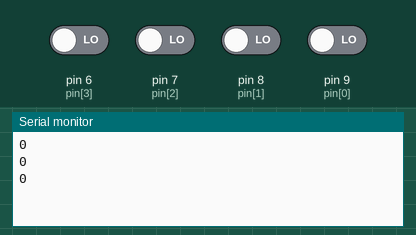
Simulated run of this sketch. Board: Arduino Uno, built with avr-gcc and run on an emulated ATmega328P. Shown: the last lines printed to the serial monitor. The test bench sets the inputs (shaded band); at power-on: pin 6 (pin[3]), pin 7 (pin[2]), pin 8 (pin[1]), pin 9 (pin[0]) LOW.

Above: at 2.8 s.
2.9 s: pin 6 (pin[3]) driven HIGH
At 3.7 s:
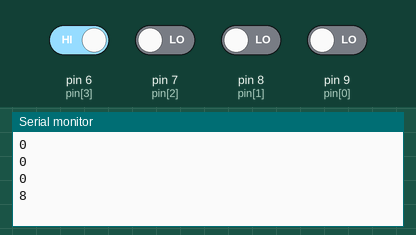
4.4 s: pin 7 (pin[2]) driven HIGH
At 5.7 s:
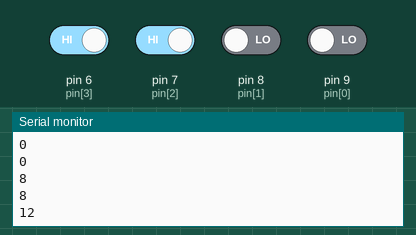
5.9 s: pin 8 (pin[1]) driven HIGH
At 6.8 s:
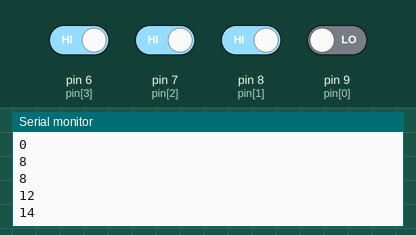
7.4 s: pin 9 (pin[0]) driven HIGH
At 8.7 s:
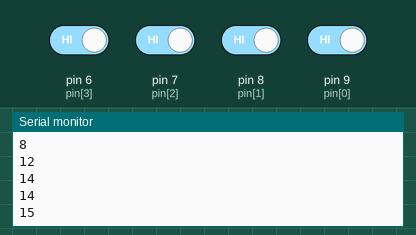
8.9 s: pin 6 (pin[3]) driven LOW
At 9.5 s:
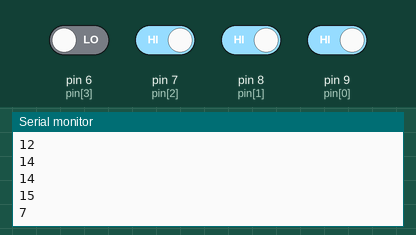
10.4 s: pin 7 (pin[2]) driven LOW
At 11.8 s:
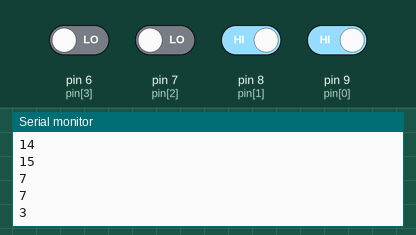
Timing chart, 0 to 12.9 s (numbered marks = the images above; inputs shaded):
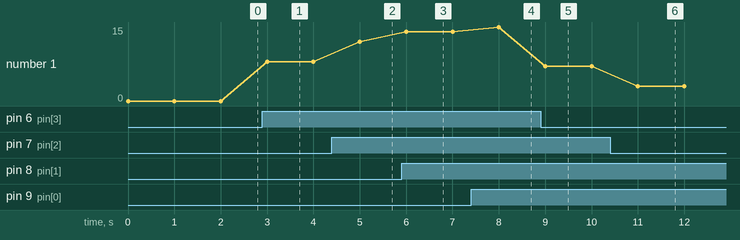

Measured:
- after the input at 2.9 s, the serial monitor: prints a new line after 0.10 s (image 1)
- after the input at 4.4 s, the serial monitor: prints a new line after 0.60 s (image 2)
- after the input at 5.9 s, the serial monitor: prints a new line after 0.10 s (image 3)
- after the input at 7.4 s, the serial monitor: prints a new line after 0.60 s (image 4)
- after the input at 8.9 s, the serial monitor: prints a new line after 0.10 s (image 5)
- after the input at 10.4 s, the serial monitor: prints a new line after 0.60 s (image 6)
- plotted number 1: 0 → 8 after the input at 2.9 s, 8 → 12 after the input at 4.4 s, 12 → 14 after the input at 5.9 s, 14 → 15 after the input at 7.4 s, 15 → 7 after the input at 8.9 s

The sketch:

sketch_mar31a.ino
```cpp
const byte pin[]= {9,8,7,6}; // lo que te permite elegir cualquier pin
byte estado = 0;
int test=0;
void setup() {

  for (int i=0; i<4; i++) {
        pinMode(pin[i], INPUT); // supongo que los pines estan configurados pull-up o down.
  }
    Serial.begin(9600);
}

void loop() {
  // Lectura de pines
  estado = 0;                               // "Borramos" el valor anterior
  for (int i=0; i<4; i++) {                 // Bucle de 0 a 7
        estado |= digitalRead(pin[i])<< i; // Leemos un 0 o un 1, lo desplazamos "i" veces a la izquierda y lo "añadimos" a estado
  }
  //Serial.println(test+=1);
  Serial.println(String(estado));
  delay(1000);
}
```
